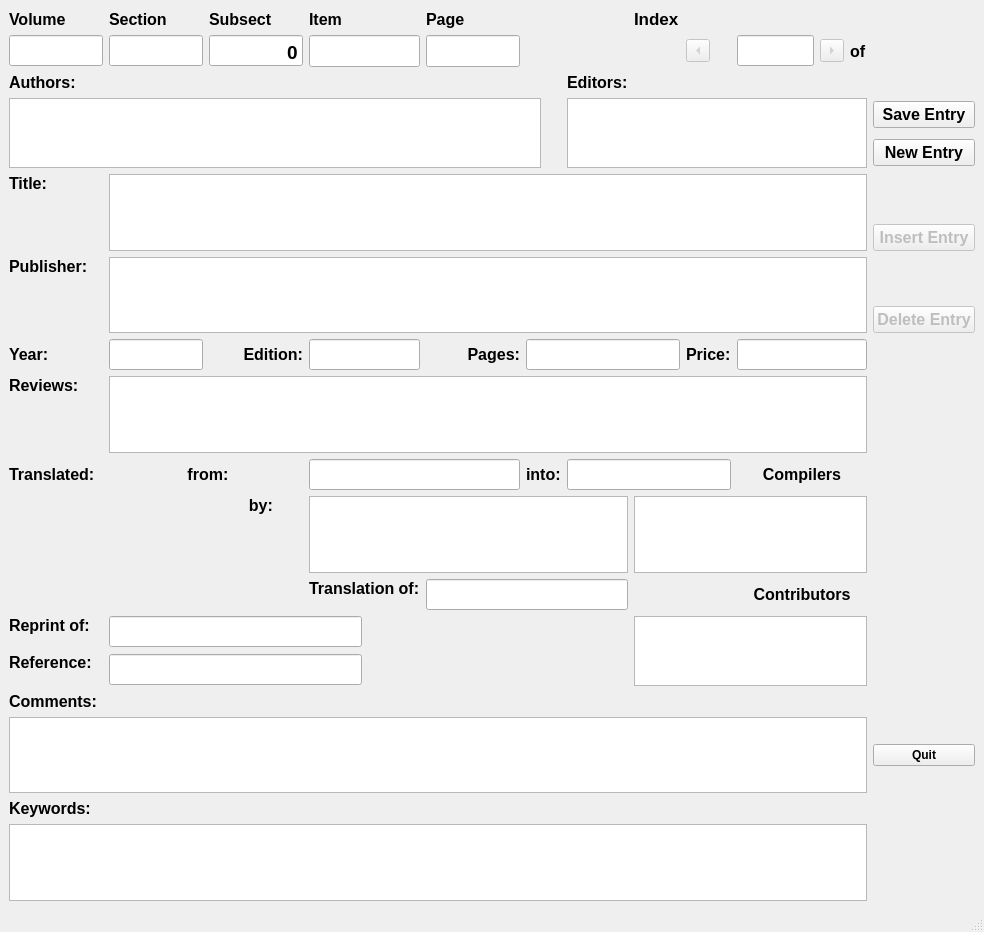
<?xml version="1.0" encoding="UTF-8"?>
<ui version="4.0">
 <class>MainWindow</class>
 <widget class="QMainWindow" name="MainWindow">
  <property name="geometry">
   <rect>
    <x>0</x>
    <y>0</y>
    <width>984</width>
    <height>932</height>
   </rect>
  </property>
  <property name="font">
   <font>
    <weight>75</weight>
    <bold>true</bold>
   </font>
  </property>
  <property name="windowTitle">
   <string>document1 - BookEntry</string>
  </property>
  <widget class="QWidget" name="centralwidget">
   <layout class="QGridLayout" name="gridLayout">
    <item row="3" column="14">
     <widget class="QPushButton" name="acceptButton">
      <property name="font">
       <font>
        <pointsize>12</pointsize>
       </font>
      </property>
      <property name="focusPolicy">
       <enum>Qt::ClickFocus</enum>
      </property>
      <property name="toolTip">
       <string>Click to test and accecpt the record</string>
      </property>
      <property name="text">
       <string>Save Entry</string>
      </property>
     </widget>
    </item>
    <item row="18" column="0" colspan="14">
     <widget class="QTextEdit" name="commentsEntry">
      <property name="font">
       <font>
        <pointsize>14</pointsize>
       </font>
      </property>
      <property name="toolTip">
       <string>Comments, one per line</string>
      </property>
      <property name="tabChangesFocus">
       <bool>true</bool>
      </property>
     </widget>
    </item>
    <item row="7" column="1" rowspan="2" colspan="13">
     <widget class="QTextEdit" name="publEntry">
      <property name="font">
       <font>
        <pointsize>14</pointsize>
       </font>
      </property>
      <property name="toolTip">
       <string>Place : Publisher, one per line</string>
      </property>
      <property name="tabChangesFocus">
       <bool>true</bool>
      </property>
     </widget>
    </item>
    <item row="1" column="11">
     <widget class="QLineEdit" name="indexEntry">
      <property name="font">
       <font>
        <pointsize>14</pointsize>
        <weight>50</weight>
        <bold>false</bold>
       </font>
      </property>
      <property name="toolTip">
       <string>Index number of the current entry</string>
      </property>
      <property name="maxLength">
       <number>3</number>
      </property>
      <property name="alignment">
       <set>Qt::AlignRight|Qt::AlignTrailing|Qt::AlignVCenter</set>
      </property>
     </widget>
    </item>
    <item row="11" column="6" colspan="2">
     <widget class="QLabel" name="intoLabel">
      <property name="font">
       <font>
        <pointsize>12</pointsize>
        <weight>75</weight>
        <bold>true</bold>
       </font>
      </property>
      <property name="text">
       <string>into:</string>
      </property>
      <property name="alignment">
       <set>Qt::AlignLeading|Qt::AlignLeft|Qt::AlignVCenter</set>
      </property>
     </widget>
    </item>
    <item row="7" column="0">
     <widget class="QLabel" name="publLabel">
      <property name="font">
       <font>
        <pointsize>12</pointsize>
        <weight>75</weight>
        <bold>true</bold>
       </font>
      </property>
      <property name="text">
       <string>Publisher:</string>
      </property>
      <property name="alignment">
       <set>Qt::AlignLeading|Qt::AlignLeft|Qt::AlignTop</set>
      </property>
     </widget>
    </item>
    <item row="11" column="3" colspan="3">
     <widget class="QLineEdit" name="fromlangEntry">
      <property name="font">
       <font>
        <pointsize>14</pointsize>
       </font>
      </property>
      <property name="toolTip">
       <string>Language the work as translated out of</string>
      </property>
     </widget>
    </item>
    <item row="15" column="0">
     <widget class="QLabel" name="reprintLabel">
      <property name="font">
       <font>
        <pointsize>12</pointsize>
        <weight>75</weight>
        <bold>true</bold>
       </font>
      </property>
      <property name="frameShape">
       <enum>QFrame::NoFrame</enum>
      </property>
      <property name="frameShadow">
       <enum>QFrame::Plain</enum>
      </property>
      <property name="text">
       <string>Reprint of:</string>
      </property>
      <property name="alignment">
       <set>Qt::AlignLeading|Qt::AlignLeft|Qt::AlignTop</set>
      </property>
     </widget>
    </item>
    <item row="16" column="0">
     <widget class="QLabel" name="referenceLabel">
      <property name="font">
       <font>
        <pointsize>12</pointsize>
        <weight>75</weight>
        <bold>true</bold>
       </font>
      </property>
      <property name="text">
       <string>Reference:</string>
      </property>
      <property name="alignment">
       <set>Qt::AlignLeading|Qt::AlignLeft|Qt::AlignTop</set>
      </property>
     </widget>
    </item>
    <item row="1" column="2">
     <widget class="QLineEdit" name="subSecNum">
      <property name="font">
       <font>
        <pointsize>14</pointsize>
       </font>
      </property>
      <property name="toolTip">
       <string>AJB subsection number if applicable</string>
      </property>
      <property name="text">
       <string>0</string>
      </property>
      <property name="alignment">
       <set>Qt::AlignBottom|Qt::AlignRight|Qt::AlignTrailing</set>
      </property>
     </widget>
    </item>
    <item row="6" column="14">
     <widget class="QPushButton" name="insertButton">
      <property name="enabled">
       <bool>false</bool>
      </property>
      <property name="font">
       <font>
        <pointsize>12</pointsize>
       </font>
      </property>
      <property name="focusPolicy">
       <enum>Qt::ClickFocus</enum>
      </property>
      <property name="toolTip">
       <string>Insert current record</string>
      </property>
      <property name="text">
       <string>Insert Entry</string>
      </property>
     </widget>
    </item>
    <item row="14" column="11" colspan="3">
     <widget class="QLabel" name="contribLabel">
      <property name="font">
       <font>
        <pointsize>12</pointsize>
        <weight>75</weight>
        <bold>true</bold>
       </font>
      </property>
      <property name="text">
       <string>Contributors</string>
      </property>
      <property name="alignment">
       <set>Qt::AlignCenter</set>
      </property>
     </widget>
    </item>
    <item row="9" column="2">
     <widget class="QLabel" name="editionLabel">
      <property name="font">
       <font>
        <pointsize>12</pointsize>
        <weight>75</weight>
        <bold>true</bold>
       </font>
      </property>
      <property name="text">
       <string>Edition:</string>
      </property>
      <property name="alignment">
       <set>Qt::AlignRight|Qt::AlignTrailing|Qt::AlignVCenter</set>
      </property>
     </widget>
    </item>
    <item row="3" column="8" rowspan="2" colspan="6">
     <widget class="QTextEdit" name="editorEntry">
      <property name="font">
       <font>
        <pointsize>14</pointsize>
       </font>
      </property>
      <property name="toolTip">
       <string>Editor list, one editor per line</string>
      </property>
      <property name="tabChangesFocus">
       <bool>true</bool>
      </property>
     </widget>
    </item>
    <item row="1" column="0">
     <widget class="QLineEdit" name="volNum">
      <property name="font">
       <font>
        <pointsize>14</pointsize>
       </font>
      </property>
      <property name="toolTip">
       <string>AJB Volume number</string>
      </property>
      <property name="alignment">
       <set>Qt::AlignBottom|Qt::AlignRight|Qt::AlignTrailing</set>
      </property>
      <property name="readOnly">
       <bool>false</bool>
      </property>
      <property name="placeholderText">
       <string/>
      </property>
     </widget>
    </item>
    <item row="1" column="1">
     <widget class="QLineEdit" name="secNum">
      <property name="font">
       <font>
        <pointsize>14</pointsize>
       </font>
      </property>
      <property name="toolTip">
       <string>AJB Section number</string>
      </property>
      <property name="text">
       <string/>
      </property>
      <property name="alignment">
       <set>Qt::AlignBottom|Qt::AlignRight|Qt::AlignTrailing</set>
      </property>
     </widget>
    </item>
    <item row="5" column="1" rowspan="2" colspan="13">
     <widget class="QTextEdit" name="titleEntry">
      <property name="font">
       <font>
        <pointsize>14</pointsize>
       </font>
      </property>
      <property name="toolTip">
       <string>Title of the book</string>
      </property>
      <property name="tabChangesFocus">
       <bool>true</bool>
      </property>
     </widget>
    </item>
    <item row="19" column="0">
     <widget class="QLabel" name="keywordLabel">
      <property name="font">
       <font>
        <pointsize>12</pointsize>
        <weight>75</weight>
        <bold>true</bold>
       </font>
      </property>
      <property name="text">
       <string>Keywords:</string>
      </property>
      <property name="alignment">
       <set>Qt::AlignBottom|Qt::AlignLeading|Qt::AlignLeft</set>
      </property>
     </widget>
    </item>
    <item row="9" column="1">
     <widget class="QLineEdit" name="yearEntry">
      <property name="font">
       <font>
        <pointsize>14</pointsize>
       </font>
      </property>
      <property name="toolTip">
       <string>Year published</string>
      </property>
      <property name="alignment">
       <set>Qt::AlignBottom|Qt::AlignLeading|Qt::AlignLeft</set>
      </property>
     </widget>
    </item>
    <item row="9" column="6" colspan="4">
     <widget class="QLineEdit" name="pageEntry">
      <property name="font">
       <font>
        <pointsize>14</pointsize>
       </font>
      </property>
      <property name="toolTip">
       <string>Page count</string>
      </property>
      <property name="alignment">
       <set>Qt::AlignBottom|Qt::AlignLeading|Qt::AlignLeft</set>
      </property>
     </widget>
    </item>
    <item row="9" column="11" colspan="3">
     <widget class="QLineEdit" name="priceEntry">
      <property name="font">
       <font>
        <pointsize>14</pointsize>
       </font>
      </property>
      <property name="toolTip">
       <string>Cost at time of review</string>
      </property>
      <property name="alignment">
       <set>Qt::AlignBottom|Qt::AlignLeading|Qt::AlignLeft</set>
      </property>
     </widget>
    </item>
    <item row="2" column="0">
     <widget class="QLabel" name="authorLabel">
      <property name="font">
       <font>
        <pointsize>12</pointsize>
        <weight>75</weight>
        <bold>true</bold>
       </font>
      </property>
      <property name="text">
       <string>Authors:</string>
      </property>
      <property name="alignment">
       <set>Qt::AlignLeading|Qt::AlignLeft|Qt::AlignTop</set>
      </property>
     </widget>
    </item>
    <item row="9" column="10">
     <widget class="QLabel" name="priceLabel">
      <property name="font">
       <font>
        <pointsize>12</pointsize>
        <weight>75</weight>
        <bold>true</bold>
       </font>
      </property>
      <property name="text">
       <string>Price:</string>
      </property>
      <property name="alignment">
       <set>Qt::AlignLeading|Qt::AlignLeft|Qt::AlignVCenter</set>
      </property>
     </widget>
    </item>
    <item row="1" column="10">
     <widget class="QToolButton" name="prevButton">
      <property name="enabled">
       <bool>false</bool>
      </property>
      <property name="font">
       <font>
        <pointsize>12</pointsize>
       </font>
      </property>
      <property name="focusPolicy">
       <enum>Qt::ClickFocus</enum>
      </property>
      <property name="toolTip">
       <string>Previous record</string>
      </property>
      <property name="text">
       <string>...</string>
      </property>
      <property name="arrowType">
       <enum>Qt::LeftArrow</enum>
      </property>
     </widget>
    </item>
    <item row="15" column="1" colspan="3">
     <widget class="QLineEdit" name="reprintEntry">
      <property name="font">
       <font>
        <pointsize>14</pointsize>
       </font>
      </property>
     </widget>
    </item>
    <item row="3" column="0" rowspan="2" colspan="7">
     <widget class="QTextEdit" name="authorEntry">
      <property name="font">
       <font>
        <pointsize>14</pointsize>
       </font>
      </property>
      <property name="toolTip">
       <string>Author list, one author per line</string>
      </property>
      <property name="tabChangesFocus">
       <bool>true</bool>
      </property>
     </widget>
    </item>
    <item row="0" column="3">
     <widget class="QLabel" name="itemLabel">
      <property name="font">
       <font>
        <pointsize>12</pointsize>
        <weight>75</weight>
        <bold>true</bold>
       </font>
      </property>
      <property name="text">
       <string>Item</string>
      </property>
     </widget>
    </item>
    <item row="2" column="8">
     <widget class="QLabel" name="editorLabel">
      <property name="font">
       <font>
        <pointsize>12</pointsize>
        <weight>75</weight>
        <bold>true</bold>
       </font>
      </property>
      <property name="text">
       <string>Editors:</string>
      </property>
      <property name="alignment">
       <set>Qt::AlignLeading|Qt::AlignLeft|Qt::AlignTop</set>
      </property>
     </widget>
    </item>
    <item row="9" column="0">
     <widget class="QLabel" name="yearLabel">
      <property name="font">
       <font>
        <pointsize>12</pointsize>
        <weight>75</weight>
        <bold>true</bold>
       </font>
      </property>
      <property name="text">
       <string>Year:</string>
      </property>
      <property name="alignment">
       <set>Qt::AlignLeading|Qt::AlignLeft|Qt::AlignVCenter</set>
      </property>
     </widget>
    </item>
    <item row="16" column="1" colspan="3">
     <widget class="QLineEdit" name="referenceEntry">
      <property name="font">
       <font>
        <pointsize>14</pointsize>
       </font>
      </property>
     </widget>
    </item>
    <item row="20" column="0" colspan="14">
     <widget class="QTextEdit" name="keywordEntry">
      <property name="font">
       <font>
        <pointsize>14</pointsize>
       </font>
      </property>
      <property name="toolTip">
       <string>Comments, one per line</string>
      </property>
      <property name="tabChangesFocus">
       <bool>true</bool>
      </property>
     </widget>
    </item>
    <item row="11" column="11" colspan="3">
     <widget class="QLabel" name="compilersLabel">
      <property name="font">
       <font>
        <pointsize>12</pointsize>
        <weight>75</weight>
        <bold>true</bold>
       </font>
      </property>
      <property name="text">
       <string>Compilers</string>
      </property>
      <property name="alignment">
       <set>Qt::AlignCenter</set>
      </property>
     </widget>
    </item>
    <item row="0" column="2">
     <widget class="QLabel" name="subSecLabel">
      <property name="font">
       <font>
        <pointsize>12</pointsize>
        <weight>75</weight>
        <bold>true</bold>
       </font>
      </property>
      <property name="text">
       <string>Subsect</string>
      </property>
     </widget>
    </item>
    <item row="1" column="5">
     <widget class="QLineEdit" name="pageNum">
      <property name="minimumSize">
       <size>
        <width>0</width>
        <height>32</height>
       </size>
      </property>
      <property name="font">
       <font>
        <pointsize>14</pointsize>
       </font>
      </property>
      <property name="toolTip">
       <string>Page number of entry in the volume</string>
      </property>
      <property name="alignment">
       <set>Qt::AlignBottom|Qt::AlignRight|Qt::AlignTrailing</set>
      </property>
     </widget>
    </item>
    <item row="0" column="0">
     <widget class="QLabel" name="volLabel">
      <property name="font">
       <font>
        <pointsize>12</pointsize>
        <weight>75</weight>
        <bold>true</bold>
       </font>
      </property>
      <property name="text">
       <string>Volume</string>
      </property>
     </widget>
    </item>
    <item row="11" column="0" colspan="3">
     <widget class="QLabel" name="translateLabel">
      <property name="font">
       <font>
        <pointsize>12</pointsize>
        <weight>75</weight>
        <bold>true</bold>
       </font>
      </property>
      <property name="midLineWidth">
       <number>2</number>
      </property>
      <property name="text">
       <string>Translated:                     from:</string>
      </property>
     </widget>
    </item>
    <item row="9" column="5">
     <widget class="QLabel" name="pageLabel">
      <property name="font">
       <font>
        <pointsize>12</pointsize>
        <weight>75</weight>
        <bold>true</bold>
       </font>
      </property>
      <property name="text">
       <string>Pages:</string>
      </property>
      <property name="alignment">
       <set>Qt::AlignRight|Qt::AlignTrailing|Qt::AlignVCenter</set>
      </property>
     </widget>
    </item>
    <item row="1" column="3" colspan="2">
     <widget class="QLineEdit" name="itemNum">
      <property name="minimumSize">
       <size>
        <width>85</width>
        <height>32</height>
       </size>
      </property>
      <property name="font">
       <font>
        <pointsize>14</pointsize>
       </font>
      </property>
      <property name="toolTip">
       <string>AJB item number in the section</string>
      </property>
      <property name="text">
       <string/>
      </property>
      <property name="alignment">
       <set>Qt::AlignBottom|Qt::AlignRight|Qt::AlignTrailing</set>
      </property>
     </widget>
    </item>
    <item row="9" column="3" colspan="2">
     <widget class="QLineEdit" name="editionEntry">
      <property name="font">
       <font>
        <pointsize>14</pointsize>
       </font>
      </property>
      <property name="alignment">
       <set>Qt::AlignLeading|Qt::AlignLeft|Qt::AlignTop</set>
      </property>
     </widget>
    </item>
    <item row="17" column="0">
     <widget class="QLabel" name="commentsLabel">
      <property name="font">
       <font>
        <pointsize>12</pointsize>
        <weight>75</weight>
        <bold>true</bold>
       </font>
      </property>
      <property name="text">
       <string>Comments:</string>
      </property>
      <property name="alignment">
       <set>Qt::AlignBottom|Qt::AlignLeading|Qt::AlignLeft</set>
      </property>
     </widget>
    </item>
    <item row="0" column="9">
     <widget class="QLabel" name="indexLabel">
      <property name="font">
       <font>
        <pointsize>13</pointsize>
        <weight>75</weight>
        <bold>true</bold>
       </font>
      </property>
      <property name="toolTip">
       <string>Index number with in the file</string>
      </property>
      <property name="text">
       <string>Index</string>
      </property>
     </widget>
    </item>
    <item row="5" column="0">
     <widget class="QLabel" name="titleLabel">
      <property name="font">
       <font>
        <pointsize>12</pointsize>
        <weight>75</weight>
        <bold>true</bold>
       </font>
      </property>
      <property name="text">
       <string>Title:</string>
      </property>
      <property name="alignment">
       <set>Qt::AlignLeading|Qt::AlignLeft|Qt::AlignTop</set>
      </property>
     </widget>
    </item>
    <item row="1" column="13">
     <widget class="QLabel" name="ofnumLabel">
      <property name="font">
       <font>
        <pointsize>12</pointsize>
        <weight>75</weight>
        <bold>true</bold>
       </font>
      </property>
      <property name="text">
       <string>of</string>
      </property>
     </widget>
    </item>
    <item row="0" column="5">
     <widget class="QLabel" name="pageNumLabel">
      <property name="font">
       <font>
        <pointsize>12</pointsize>
       </font>
      </property>
      <property name="text">
       <string>Page</string>
      </property>
     </widget>
    </item>
    <item row="4" column="14">
     <widget class="QPushButton" name="newEntryButton">
      <property name="font">
       <font>
        <pointsize>12</pointsize>
       </font>
      </property>
      <property name="focusPolicy">
       <enum>Qt::ClickFocus</enum>
      </property>
      <property name="toolTip">
       <string>Make a new entry</string>
      </property>
      <property name="text">
       <string>New Entry</string>
      </property>
     </widget>
    </item>
    <item row="0" column="1">
     <widget class="QLabel" name="secLabel">
      <property name="font">
       <font>
        <pointsize>12</pointsize>
        <weight>75</weight>
        <bold>true</bold>
       </font>
      </property>
      <property name="text">
       <string>Section</string>
      </property>
     </widget>
    </item>
    <item row="8" column="14">
     <widget class="QPushButton" name="deleteButton">
      <property name="enabled">
       <bool>false</bool>
      </property>
      <property name="font">
       <font>
        <pointsize>12</pointsize>
       </font>
      </property>
      <property name="focusPolicy">
       <enum>Qt::ClickFocus</enum>
      </property>
      <property name="toolTip">
       <string>Delete current record</string>
      </property>
      <property name="text">
       <string>Delete Entry</string>
      </property>
     </widget>
    </item>
    <item row="1" column="12">
     <widget class="QToolButton" name="nextButton">
      <property name="enabled">
       <bool>false</bool>
      </property>
      <property name="font">
       <font>
        <pointsize>12</pointsize>
        <weight>75</weight>
        <bold>true</bold>
       </font>
      </property>
      <property name="focusPolicy">
       <enum>Qt::ClickFocus</enum>
      </property>
      <property name="toolTip">
       <string>Next record</string>
      </property>
      <property name="text">
       <string>...</string>
      </property>
      <property name="arrowType">
       <enum>Qt::RightArrow</enum>
      </property>
     </widget>
    </item>
    <item row="11" column="8" colspan="3">
     <widget class="QLineEdit" name="tolangEntry">
      <property name="font">
       <font>
        <pointsize>14</pointsize>
       </font>
      </property>
      <property name="toolTip">
       <string>The language of this work.</string>
      </property>
     </widget>
    </item>
    <item row="10" column="1" colspan="13">
     <widget class="QTextEdit" name="reviewsEntry">
      <property name="font">
       <font>
        <pointsize>14</pointsize>
       </font>
      </property>
      <property name="toolTip">
       <string>Reviews, one per line</string>
      </property>
      <property name="tabChangesFocus">
       <bool>true</bool>
      </property>
     </widget>
    </item>
    <item row="10" column="0">
     <widget class="QLabel" name="reviewsLabel">
      <property name="font">
       <font>
        <pointsize>12</pointsize>
        <weight>75</weight>
        <bold>true</bold>
       </font>
      </property>
      <property name="text">
       <string>Reviews:</string>
      </property>
      <property name="alignment">
       <set>Qt::AlignLeading|Qt::AlignLeft|Qt::AlignTop</set>
      </property>
     </widget>
    </item>
    <item row="18" column="14">
     <widget class="QPushButton" name="quitButton">
      <property name="focusPolicy">
       <enum>Qt::ClickFocus</enum>
      </property>
      <property name="toolTip">
       <string>Quit the application</string>
      </property>
      <property name="text">
       <string>Quit</string>
      </property>
     </widget>
    </item>
    <item row="14" column="3" colspan="2">
     <widget class="QLabel" name="transofLabel">
      <property name="font">
       <font>
        <pointsize>12</pointsize>
        <weight>75</weight>
        <bold>true</bold>
       </font>
      </property>
      <property name="frameShape">
       <enum>QFrame::NoFrame</enum>
      </property>
      <property name="frameShadow">
       <enum>QFrame::Plain</enum>
      </property>
      <property name="text">
       <string>Translation of:</string>
      </property>
      <property name="alignment">
       <set>Qt::AlignLeading|Qt::AlignLeft|Qt::AlignTop</set>
      </property>
     </widget>
    </item>
    <item row="14" column="5" colspan="4">
     <widget class="QLineEdit" name="transofEntry">
      <property name="font">
       <font>
        <pointsize>14</pointsize>
       </font>
      </property>
     </widget>
    </item>
    <item row="12" column="2">
     <widget class="QLabel" name="translatebyLabel">
      <property name="font">
       <font>
        <pointsize>12</pointsize>
        <weight>75</weight>
        <bold>true</bold>
       </font>
      </property>
      <property name="text">
       <string>         by:</string>
      </property>
      <property name="alignment">
       <set>Qt::AlignLeading|Qt::AlignLeft|Qt::AlignTop</set>
      </property>
     </widget>
    </item>
    <item row="12" column="3" colspan="6">
     <widget class="QTextEdit" name="translatorEntry">
      <property name="font">
       <font>
        <pointsize>14</pointsize>
       </font>
      </property>
      <property name="toolTip">
       <string>Translator's names</string>
      </property>
      <property name="tabChangesFocus">
       <bool>true</bool>
      </property>
     </widget>
    </item>
    <item row="12" column="9" colspan="5">
     <widget class="QTextEdit" name="compilersEntry">
      <property name="font">
       <font>
        <pointsize>14</pointsize>
       </font>
      </property>
      <property name="toolTip">
       <string>Compiler's names</string>
      </property>
      <property name="tabChangesFocus">
       <bool>true</bool>
      </property>
     </widget>
    </item>
    <item row="15" column="9" rowspan="2" colspan="5">
     <widget class="QTextEdit" name="contribEntry">
      <property name="font">
       <font>
        <pointsize>14</pointsize>
       </font>
      </property>
      <property name="toolTip">
       <string>Contributor's names, one per line</string>
      </property>
      <property name="tabChangesFocus">
       <bool>true</bool>
      </property>
     </widget>
    </item>
   </layout>
   <zorder>editorLabel</zorder>
   <zorder>deleteButton</zorder>
   <zorder>pageLabel</zorder>
   <zorder>priceEntry</zorder>
   <zorder>referenceLabel</zorder>
   <zorder>secNum</zorder>
   <zorder>yearEntry</zorder>
   <zorder>priceLabel</zorder>
   <zorder>volLabel</zorder>
   <zorder>indexEntry</zorder>
   <zorder>editionLabel</zorder>
   <zorder>titleEntry</zorder>
   <zorder>authorEntry</zorder>
   <zorder>contribLabel</zorder>
   <zorder>publEntry</zorder>
   <zorder>indexLabel</zorder>
   <zorder>acceptButton</zorder>
   <zorder>newEntryButton</zorder>
   <zorder>publLabel</zorder>
   <zorder>commentsLabel</zorder>
   <zorder>reviewsEntry</zorder>
   <zorder>reviewsLabel</zorder>
   <zorder>compilersEntry</zorder>
   <zorder>commentsEntry</zorder>
   <zorder>quitButton</zorder>
   <zorder>intoLabel</zorder>
   <zorder>authorLabel</zorder>
   <zorder>editorEntry</zorder>
   <zorder>titleLabel</zorder>
   <zorder>translateLabel</zorder>
   <zorder>tolangEntry</zorder>
   <zorder>editionEntry</zorder>
   <zorder>compilersLabel</zorder>
   <zorder>reprintEntry</zorder>
   <zorder>contribEntry</zorder>
   <zorder>pageEntry</zorder>
   <zorder>yearLabel</zorder>
   <zorder>volNum</zorder>
   <zorder>ofnumLabel</zorder>
   <zorder>secLabel</zorder>
   <zorder>prevButton</zorder>
   <zorder>nextButton</zorder>
   <zorder>insertButton</zorder>
   <zorder>referenceEntry</zorder>
   <zorder>reprintLabel</zorder>
   <zorder>fromlangEntry</zorder>
   <zorder>subSecNum</zorder>
   <zorder>subSecLabel</zorder>
   <zorder>itemLabel</zorder>
   <zorder>pageNumLabel</zorder>
   <zorder>pageNum</zorder>
   <zorder>itemNum</zorder>
   <zorder>keywordEntry</zorder>
   <zorder>keywordLabel</zorder>
   <zorder>translatorEntry</zorder>
   <zorder>transofLabel</zorder>
   <zorder>transofEntry</zorder>
   <zorder>translatebyLabel</zorder>
  </widget>
  <widget class="QMenuBar" name="menubar">
   <property name="geometry">
    <rect>
     <x>0</x>
     <y>0</y>
     <width>984</width>
     <height>20</height>
    </rect>
   </property>
  </widget>
  <widget class="QStatusBar" name="statusbar"/>
 </widget>
 <tabstops>
  <tabstop>volNum</tabstop>
  <tabstop>secNum</tabstop>
  <tabstop>subSecNum</tabstop>
  <tabstop>itemNum</tabstop>
  <tabstop>pageNum</tabstop>
  <tabstop>authorEntry</tabstop>
  <tabstop>titleEntry</tabstop>
  <tabstop>editorEntry</tabstop>
  <tabstop>publEntry</tabstop>
  <tabstop>yearEntry</tabstop>
  <tabstop>editionEntry</tabstop>
  <tabstop>pageEntry</tabstop>
  <tabstop>priceEntry</tabstop>
  <tabstop>reviewsEntry</tabstop>
  <tabstop>fromlangEntry</tabstop>
  <tabstop>tolangEntry</tabstop>
  <tabstop>translatorEntry</tabstop>
  <tabstop>transofEntry</tabstop>
  <tabstop>compilersEntry</tabstop>
  <tabstop>contribEntry</tabstop>
  <tabstop>reprintEntry</tabstop>
  <tabstop>referenceEntry</tabstop>
  <tabstop>commentsEntry</tabstop>
  <tabstop>keywordEntry</tabstop>
  <tabstop>indexEntry</tabstop>
 </tabstops>
 <resources/>
 <connections/>
</ui>
